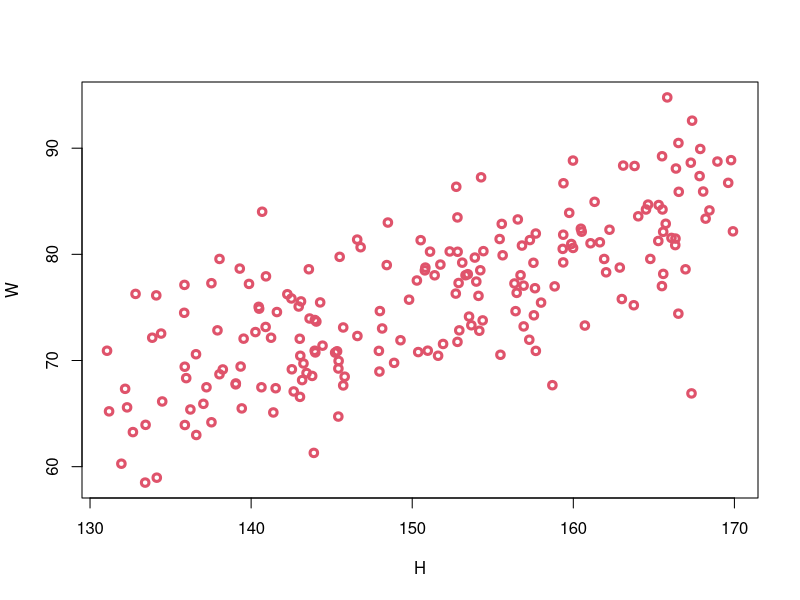
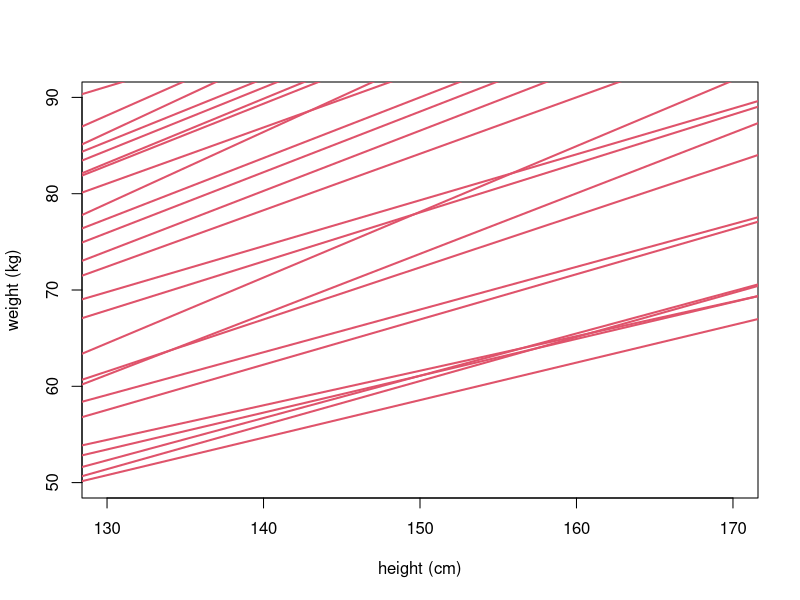

Write R code to recreate these figures, in order.
# Generative Model (What are the causal processes that create the dataset?) 
# => Globe tossing model

sim_globe <- function( p=0.7, N=9) {
    sample(c("W", "L"), size=N, prob=c(p, 1-p),replace=TRUE)
}
# Estimand (What we want to find out) => Proportion covered in water (p)


# Test simulation on extreme settings!

# print(sim_globe(p=1, N=12))
# print(sum(sim_globe(p=0.5 , N=1e4) == "W") / 1e4)

sample <- c(sim_globe())
W <- sum(sample=="W") # number of W observed
L <- sum(sample=="L") # number of L observed
p <- c(0, 0.25, 0.5, 0.75, 1) # proportions of globe covered in water
ways <- sapply(p, function(q) (q*4)^W * ((1-q)*4)^L)
prob <- ways/sum(ways)
print(cbind(p, ways, prob))

# func to simulate weights of individuals from height
sim_weight <- function(H,b,sd) {
	U <- rnorm ( length(H), 0, sd)
	W <- b*H + U
	return(W)
}

# add synthetic data 
H <- runif(200, min=130, max=170)
W <- sim_weight(H, b=0.5, sd=5)
#quartz()
plot(W ~ H, col=2, lwd=3)

# prior predictive distribution

n <- 1e3
a <- rnorm(n,0,10) # slope
b <- runif(n,0,1) # in most cases; in general weight is a proportion of height
quartz()
plot(NULL, xlim=c(130,170), ylim=c(50,90),
    xlab="height (cm)", ylab="weight (kg)")
for (j in 1:50) abline(a=a[j], b=b[j], lwd=2, col=2)